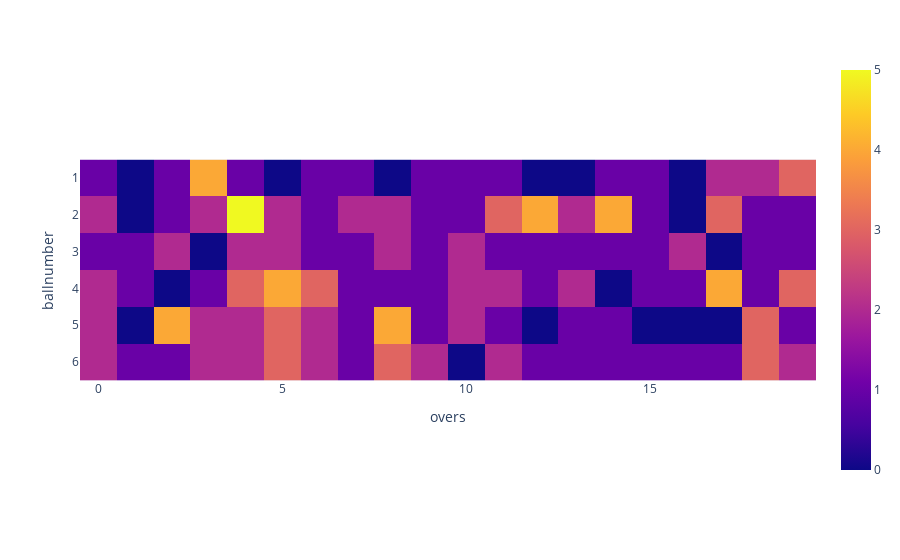

The notebook cell this image was saved under:
### Code cell
def heatmap(season,team,run):
    df1 = ball.merge(ipl[['ID', 'Season']], on='ID')
    df = df1[(df1['ballnumber'].isin([1,2,3,4,5,6]))]
    df = df[df['BattingTeam'] == team]
    df = df[df['batsman_run'] == run]
    df = df[df['Season'] == season]
    df = df.pivot_table(index='ballnumber',columns='overs',values='batsman_run',aggfunc='count').fillna(0)
    
    return px.imshow(df)
heatmap('2022','Chennai Super Kings',4)

### Figure 1 — Plotly figure (JSON) as saved in the notebook; plotly's stock layout.template omitted (floating-point values rounded to 4 significant figures)
{"data": [{"coloraxis": "coloraxis", "hovertemplate": "overs: %{x}<br>ballnumber: %{y}<br>color: %{z}<extra></extra>", "name": "0", "type": "heatmap", "x": [0, 1, 2, 3, 4, 5, 6, 7, 8, 9, 10, 11, 12, 13, 14, 15, 16, 17, 18, 19], "xaxis": "x", "y": [1, 2, 3, 4, 5, 6], "yaxis": "y", "z": [[1, 0, 1, 4, 1, 0, 1, 1, 0, 1, 1, 1, 0, 0, 1, 1, 0, 2, 2, 3], [2, 0, 1, 2, 5, 2, 1, 2, 2, 1, 1, 3, 4, 2, 4, 1, 0, 3, 1, 1], [1, 1, 2, 0, 2, 2, 1, 1, 2, 1, 2, 1, 1, 1, 1, 1, 2, 0, 1, 1], [2, 1, 0, 1, 3, 4, 3, 1, 1, 1, 2, 2, 1, 2, 0, 1, 1, 4, 1, 3], [2, 0, 4, 2, 2, 3, 2, 1, 4, 1, 2, 1, 0, 1, 1, 0, 0, 0, 3, 1], [2, 1, 1, 2, 2, 3, 2, 1, 3, 2, 0, 2, 1, 1, 1, 1, 1, 1, 3, 2]]}], "layout": {"coloraxis": {"colorscale": [[0, "#0d0887"], [0.1111, "#46039f"], [0.2222, "#7201a8"], [0.3333, "#9c179e"], [0.4444, "#bd3786"], [0.5556, "#d8576b"], [0.6667, "#ed7953"], [0.7778, "#fb9f3a"], [0.8889, "#fdca26"], [1, "#f0f921"]]}, "margin": {"t": 60}, "xaxis": {"anchor": "y", "constrain": "domain", "domain": [0, 1], "scaleanchor": "y", "title": {"text": "overs"}}, "yaxis": {"anchor": "x", "autorange": "reversed", "constrain": "domain", "domain": [0, 1], "title": {"text": "ballnumber"}}}}
